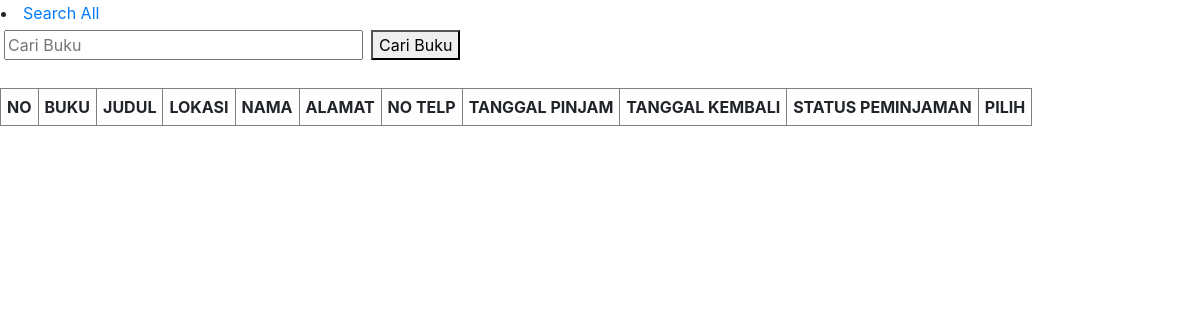
Page /peminjaman.php?moling=MOLING-1 on the earlier database version.
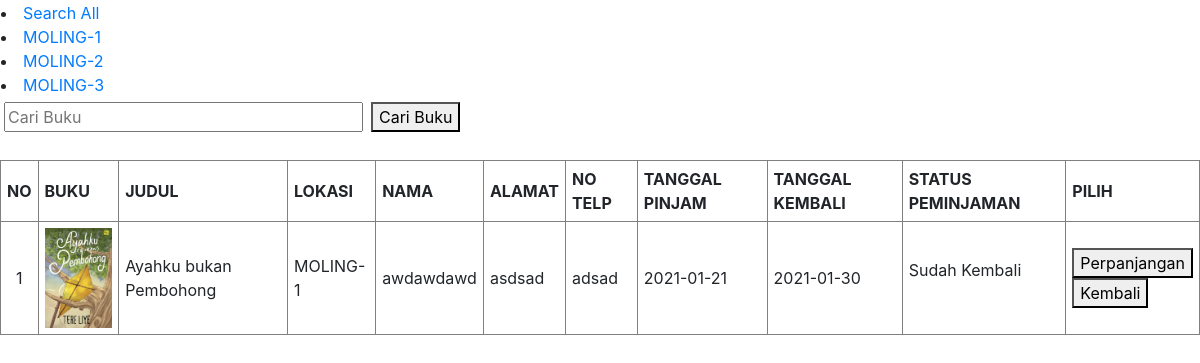
Same page on the later database version.
### tables this page shows
CREATE TABLE `peminjaman` (
  `id_pinjam` int(11) NOT NULL,
  `id_buku` int(10) NOT NULL,
  `nama_peminjam` varchar(50) NOT NULL,
  `alamat_peminjam` varchar(100) NOT NULL,
  `notelp_peminjam` varchar(20) NOT NULL,
  `tanggal_pinjam` date NOT NULL,
  `tanggal_kembali` date NOT NULL,
  `status_peminjaman` varchar(50) NOT NULL
);

CREATE TABLE `buku` (
  `id` int(11) NOT NULL,
  `judul` varchar(100) DEFAULT NULL,
  `penulis` varchar(50) DEFAULT NULL,
  `tahun` varchar(10) DEFAULT NULL,
  `penerbit` varchar(80) DEFAULT NULL,
  `lokasi` varchar(100) DEFAULT NULL,
  `status` varchar(20) DEFAULT NULL,
  `cover` varchar(100) DEFAULT NULL
);

### function.php (called while the page is built, shortened)
<?php
$conn = mysqli_connect("localhost", "root", "", "sahabat_literasi");
function query($query)
{
   global $conn;
   $result = mysqli_query($conn, $query);
   $record = [];
   while ($data = mysqli_fetch_assoc($result)) {
      $record[] = $data;
   }
   return $record;
}

### peminjaman.php (the view, shortened to what this page needs)
<?php
require "function.php";
global $conn;
$peminjaman = query("SELECT * FROM peminjaman, buku WHERE peminjaman.id_buku = buku.id;");
$moling_select = query("SELECT * FROM peminjaman, buku group by buku.lokasi asc;");
if (isset($_GET["moling"])) {
   $lokasi = $_GET['moling'];
   $peminjaman_filter = query("SELECT * FROM peminjaman, buku WHERE peminjaman.id_buku = buku.id AND buku.lokasi = '$lokasi' group by buku.lokasi asc");
} else {
   echo mysqli_error($conn);
}
?>
<!DOCTYPE html>
<html lang="en">
<head>
   <link rel="stylesheet" href="css/bootstrap/bootstrap.css">
   <link rel="stylesheet" href="css/bootstrap/bootstrap.min.css">
</head>
<body>
   <form action="" method="post">
      <table border="0 px">
         <tr>
            <td>
               <li><a href="peminjaman.php">Search All</a></li>
               <?php foreach ($moling_select as $data) : ?>
                  <li><a href="peminjaman.php?moling=<?= $data['lokasi']; ?>"><?= $data['lokasi'] ?></a></li>
               <?php endforeach; ?>
            </td>
         </tr>
      </table>
   </form>
   <form action="" method="post">
      <table border="0px" cellspacing="0px" cellpadding="4px">
         <tr>
            <td><input type="text" name="cari" size="30px" autofocus placeholder="Cari Buku" autocomplete="off" id="search"></td>
            <td>
               <button type="submit" name="submitcari" id="submitcari">Cari Buku</button>
            </td>
         </tr>
      </table>
      <br>
   </form>
   <table border="1px" cellpadding="6px">
      <tr>
         <th>NO</th>
         <th>BUKU</th>
         <th>JUDUL</th>
         <th>LOKASI</th>
         <th>NAMA</th>
         <th>ALAMAT</th>
         <th>NO TELP</th>
         <th>TANGGAL PINJAM</th>
         <th>TANGGAL KEMBALI</th>
         <th>STATUS PEMINJAMAN</th>
         <th>PILIH</th>
      </tr>
      <?php if (isset($_GET['moling'])) : ?>
         <?php $i = 1;
         foreach ($peminjaman_filter as $pmj) : ?>
            <tr>
               <td align="center"><?= $i ?></td>
               <td align="center"><img width="auto" height="100px" src="images/<?= $pmj["judul"]; ?>/<?= $pmj["cover"] ?>" alt="<?= $pmj["cover"] ?>"></td>
               <td><?= $pmj["judul"]; ?></td>
               <td><?= $pmj["lokasi"]; ?></td>
               <td><?= $pmj["nama_peminjam"]; ?></td>
               <td><?= $pmj["alamat_peminjam"]; ?></td>
               <td><?= $pmj["notelp_peminjam"]; ?></td>
               <td><?= $pmj["tanggal_pinjam"]; ?></td>
               <td><?= $pmj["tanggal_kembali"]; ?></td>
               <?php
               $tanggal_kembali_timestamp = strtotime($pmj['tanggal_kembali']);
               $tanggal_kembali = date('Y-m-d', $tanggal_kembali_timestamp);
               $curdate = date('Y-m-d', time());
               $hari_kelebihan = date('d', time()) - date('d', $tanggal_kembali_timestamp);
               ?>
               <?php if ($tanggal_kembali < $curdate) : ?>
                  <td>Denda
                     <p>Terlambat: <?= $hari_kelebihan ?> Hari </p>
                     <p>Total Denda: Rp. <?= $hari_kelebihan * 3000 ?></p>
                  </td>
               <?php else : ?>
                  <td><?= $pmj["status_peminjaman"]; ?> <p></p>
                  </td>
               <?php endif; ?>
               <td>
                  <?php if ($tanggal_kembali > $curdate) : ?>
                     <form action="" method="post">
                        <button type="submit" id="update_pengembalian" name="update_pengembalian">Perpanjangan</button>
                     </form>
                  <?php else : ?>
                     <p>Dibayar boz dendae</p>
                  <?php endif; ?>
                  <form action="" method="post">
                     <button type="submit" id="dikembalikan" name="dikembalikan">Kembali</button>
                  </form>
               </td>
            </tr>
         <?php $i++;
         endforeach ?>
      <?php endif ?>
   </table>
</body>
</html>

Differences in the rows shown:
added peminjaman: buku.lokasi "MOLING-1", id_buku.lokasi "MOLING-2", buku.lokasi "MOLING-3"
added peminjaman: id_buku.cover (picture), id_buku.judul "Ayahku bukan Pembohong", id_buku.lokasi "MOLING-1", nama_peminjam "awdawdawd", alamat_peminjam "asdsad", notelp_peminjam "adsad", tanggal_pinjam "2021-01-21", tanggal_kembali "2021-01-30", status_peminjaman "Sudah Kembali"
